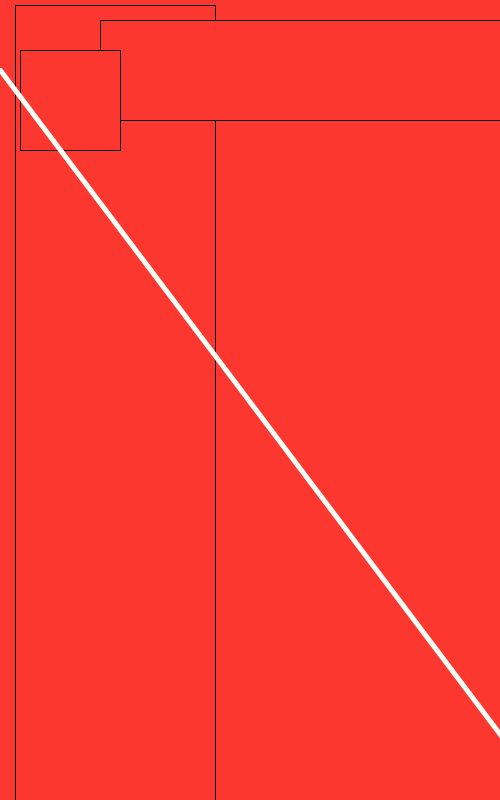
Frame 1 (no input)
Frame 60 (the mouse pressed at the canvas centre just before this capture): identical to frame 1, image omitted
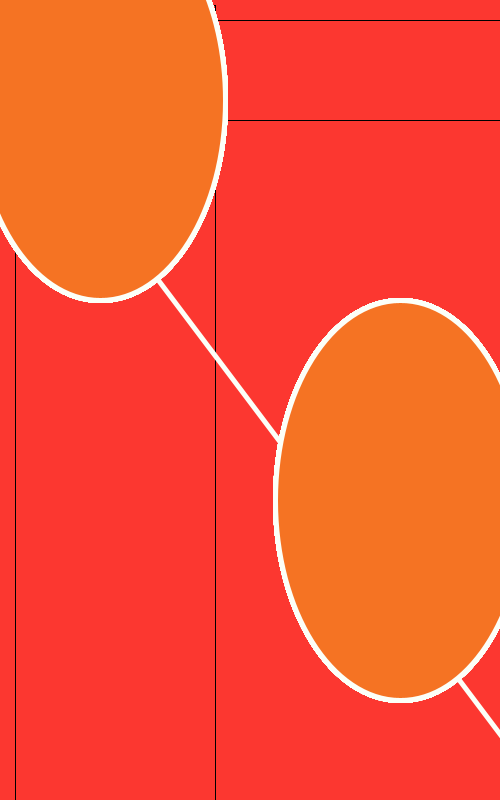
Frame 120 (the mouse held since frame 60 and released just before this capture)

The Processing sketch that drew these frames (run headless with seeded random() and noise(); from frame 60 on, the mouse is pressed at the canvas centre):

// Processing sketch: processing_53763
// ── processing_53763.pde

void setup(){
  size(800,700);
background(252,55,48);

size(500,800);
fill(252,55,48);
rect(15,05,200,800);

fill(252,55,48);
rect(100,20,800,100);

fill(252,55,48);
rect(20,50,100,100);

stroke(252,55,48);
strokeWeight(15);
line(0,0,0,1000);

stroke(252,255,248);
strokeWeight(5);
line(0,70,700,1000);

}



void draw(){
  //backgroun(245,115,35);

fill(245,115,35);
ellipse(400,500,mouseX,mouseY);


fill(245,115,35);
ellipse(100,100,mouseX,mouseY);

}

                
                
